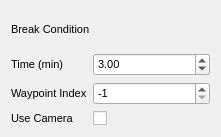
                 <widget class="QWidget" name="gridLayoutWidget_15">
                  <property name="geometry">
                   <rect>
                    <x>260</x>
                    <y>280</y>
                    <width>221</width>
                    <height>137</height>
                   </rect>
                  </property>
                  <layout class="QGridLayout" name="gridLayout_24">
                   <item row="0" column="0">
                    <layout class="QVBoxLayout" name="verticalLayout_14">
                     <item>
                      <widget class="QLabel" name="label_109">
                       <property name="font">
                        <font>
                         <pointsize>8</pointsize>
                         <weight>50</weight>
                         <italic>false</italic>
                         <bold>false</bold>
                        </font>
                       </property>
                       <property name="text">
                        <string>Break Condition</string>
                       </property>
                      </widget>
                     </item>
                    </layout>
                   </item>
                   <item row="1" column="0">
                    <layout class="QFormLayout" name="formLayout_12">
                     <item row="0" column="0">
                      <widget class="QLabel" name="label_110">
                       <property name="font">
                        <font>
                         <pointsize>8</pointsize>
                         <weight>50</weight>
                         <italic>false</italic>
                         <bold>false</bold>
                        </font>
                       </property>
                       <property name="text">
                        <string>Time (min)</string>
                       </property>
                      </widget>
                     </item>
                     <item row="1" column="0">
                      <widget class="QLabel" name="label_111">
                       <property name="font">
                        <font>
                         <pointsize>8</pointsize>
                         <weight>50</weight>
                         <italic>false</italic>
                         <bold>false</bold>
                        </font>
                       </property>
                       <property name="text">
                        <string>Waypoint Index</string>
                       </property>
                      </widget>
                     </item>
                     <item row="2" column="0">
                      <widget class="QLabel" name="label_119">
                       <property name="font">
                        <font>
                         <pointsize>8</pointsize>
                         <weight>50</weight>
                         <italic>false</italic>
                         <bold>false</bold>
                        </font>
                       </property>
                       <property name="text">
                        <string>Use Camera</string>
                       </property>
                      </widget>
                     </item>
                     <item row="0" column="1">
                      <widget class="QDoubleSpinBox" name="breakTimeMisi_3">
                       <property name="font">
                        <font>
                         <pointsize>8</pointsize>
                         <weight>50</weight>
                         <italic>false</italic>
                         <bold>false</bold>
                        </font>
                       </property>
                       <property name="value">
                        <double>3.000000000000000</double>
                       </property>
                      </widget>
                     </item>
                     <item row="1" column="1">
                      <widget class="QSpinBox" name="breakWaypointIndexMisi_3">
                       <property name="font">
                        <font>
                         <pointsize>8</pointsize>
                         <weight>50</weight>
                         <italic>false</italic>
                         <bold>false</bold>
                        </font>
                       </property>
                       <property name="minimum">
                        <number>-1</number>
                       </property>
                       <property name="value">
                        <number>-1</number>
                       </property>
                      </widget>
                     </item>
                     <item row="2" column="1">
                      <widget class="QCheckBox" name="breakUseCameraMisi_3">
                       <property name="text">
                        <string/>
                       </property>
                      </widget>
                     </item>
                    </layout>
                   </item>
                  </layout>
                 </widget>
